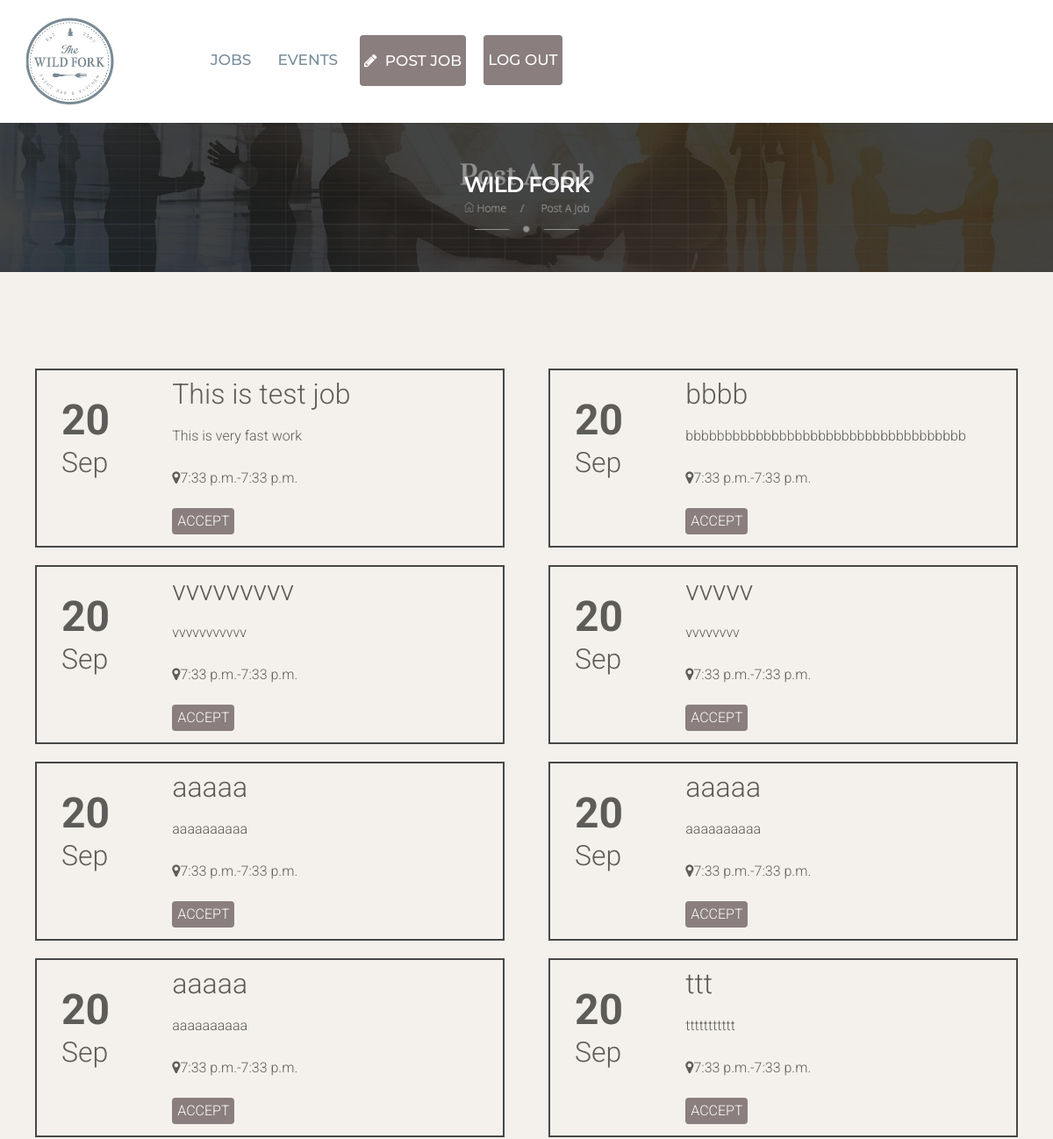
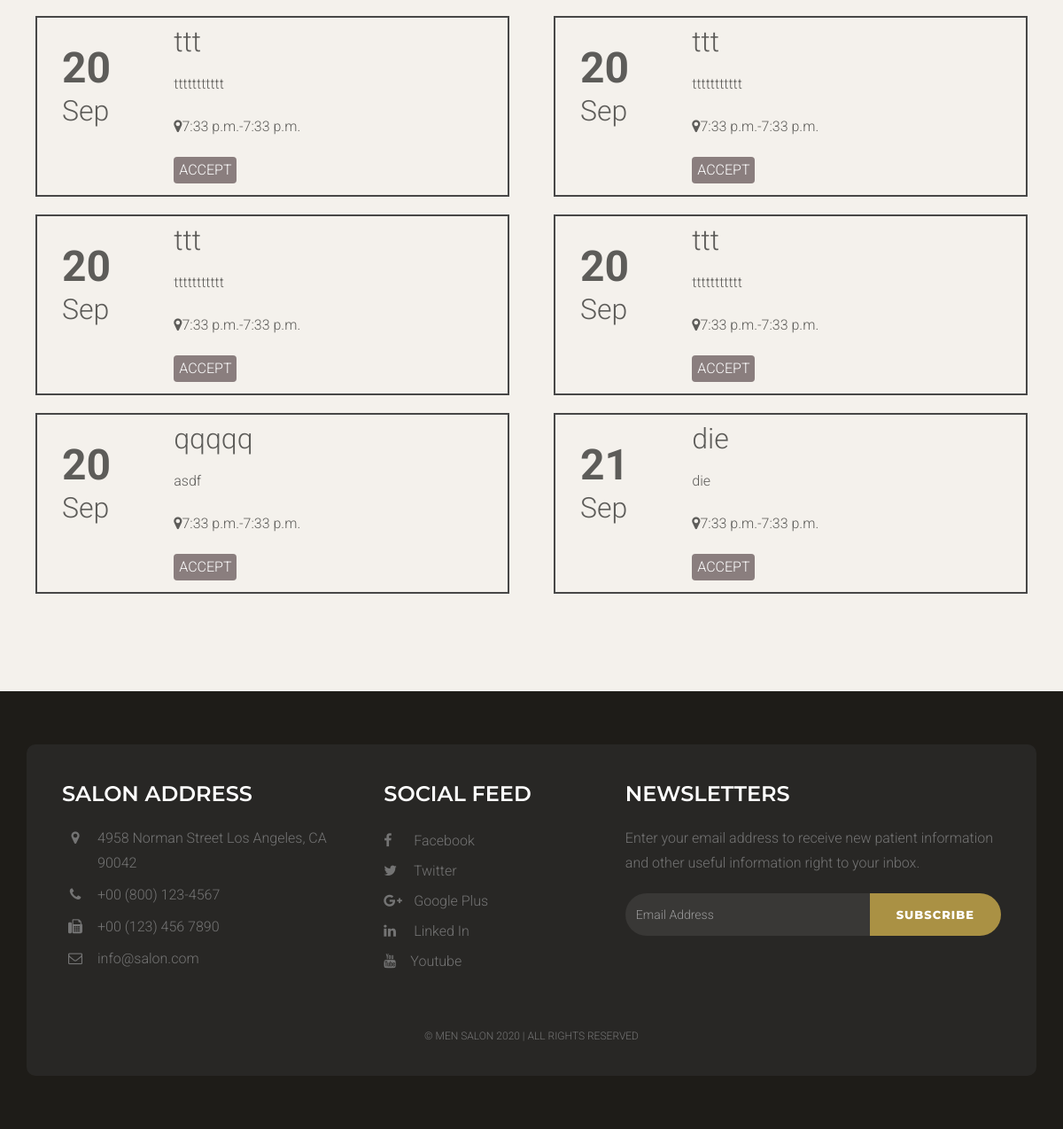
The app's page / (signed in) with its own data (2 pictures, top to bottom).
### staffapp/models.py (models this page shows, shortened)
class Job(models.Model):
    writer = models.ForeignKey('auth.User')
    email = models.CharField(max_length=200)
    title = models.CharField(max_length=200)
    location = models.CharField(max_length=300)
    category = models.CharField(max_length=200)
    tags = models.CharField(max_length=200)
    description = models.TextField()
    companyName = models.CharField(max_length=100)
    website = models.CharField(max_length=100)
    tagline = models.CharField(max_length=200)
    start_time = models.TimeField(default=timezone.now)
    end_time = models.TimeField(default=timezone.now)
    created_date = models.DateTimeField(
            default=timezone.now)
    published_date = models.DateTimeField(
            blank=True, null=True)

### staffapp/views.py (the view)
# urls.py: url(r'^$', views.home, name='index'),
@login_required
def home(request):
    jobs = Job.objects.filter().order_by('created_date')
    return render(request, 'joblist.html', {'jobs': jobs})

### staffapp/templates/joblist.html (shortened to what this page needs)
{% extends 'layouts/base.html' %}
{% load staticfiles %}
{% block content %}
    {% include 'layouts/header.html' %}
    <div class="space-medium bg-default">
        <div class="container">
            <div class="row">
                {% for job in jobs %}
                <div class="col-lg-6 col-md-6 col-sm-12 col-xs-12">
                    <div class="row job-block" style="padding: 13px">
                        <div class="col-lg-3" style="padding-top: 30px">
                            <p style="font-size:48px; font-weight: bold">{{ job.created_date.day }}</p>
                            <p style="font-size:32px">{{ job.created_date|date:"M" }}</p>
                        </div>
                        <div class="col-lg-8">
                            <p style="font-size:32px">{{job.title}}</p>
                            <p>{{job.description}}</p>
                            <p><i class="fa fa-map-marker" aria-hidden="true"></i>{{job.start_time}}-{{job.end_time}}<p>
                            <button onclick="jobrequestfn({{job.id}})" style="background-color: rgb(138, 126,126);color: white; border-radius: 4px; border: none">ACCEPT</button>
                        </div>
                    </div>
                </div>
                {% endfor %}
            </div>
        </div>
    </div>
    {% include 'layouts/footer.html' %}
{% endblock %}

### staffapp/static/css/style.css (style rules this page uses)
body { font-size: 16px; background-color: #fff; color: #5d5c59; font-family: 'Roboto', sans-serif; line-height: 28px; font-weight: 300; }
p { margin: 0 0 20px; }
p:last-child { margin-bottom: 0px; }
.space-medium { padding-top: 100px; padding-bottom: 100px; }
.bg-default { background-color: #f4f1ec; }

### staffapp/static/css/my.css (style rules this page uses)
.job-block { border: 2px solid rgb(71,71,71); margin: 10px; }

### records on screen
Job: created_date.day "20", created_date "Sep", title "This is test job", description "This is very fast work", start_time "7:33 p.m.", end_time "7:33 p.m."
Job: created_date.day "20", created_date "Sep", title "bbbb", description "bbbbbbbbbbbbbbbbbbbbbbbbbbbbbbbbbbbb", start_time "7:33 p.m.", end_time "7:33 p.m."
Job: created_date.day "20", created_date "Sep", title "vvvvvvvvv", description "vvvvvvvvvvv", start_time "7:33 p.m.", end_time "7:33 p.m."
Job: created_date.day "20", created_date "Sep", title "vvvvv", description "vvvvvvvv", start_time "7:33 p.m.", end_time "7:33 p.m."
Job: created_date.day "20", created_date "Sep", title "aaaaa", description "aaaaaaaaaa", start_time "7:33 p.m.", end_time "7:33 p.m."
Job: created_date.day "20", created_date "Sep", title "aaaaa", description "aaaaaaaaaa", start_time "7:33 p.m.", end_time "7:33 p.m."
Job: created_date.day "20", created_date "Sep", title "aaaaa", description "aaaaaaaaaa", start_time "7:33 p.m.", end_time "7:33 p.m."
Job: created_date.day "20", created_date "Sep", title "ttt", description "ttttttttttt", start_time "7:33 p.m.", end_time "7:33 p.m."
Job: created_date.day "20", created_date "Sep", title "ttt", description "ttttttttttt", start_time "7:33 p.m.", end_time "7:33 p.m."
Job: created_date.day "20", created_date "Sep", title "ttt", description "ttttttttttt", start_time "7:33 p.m.", end_time "7:33 p.m."
Job: created_date.day "20", created_date "Sep", title "ttt", description "ttttttttttt", start_time "7:33 p.m.", end_time "7:33 p.m."
Job: created_date.day "20", created_date "Sep", title "ttt", description "ttttttttttt", start_time "7:33 p.m.", end_time "7:33 p.m."
Job: created_date.day "20", created_date "Sep", title "qqqqq", description "asdf", start_time "7:33 p.m.", end_time "7:33 p.m."
Job: created_date.day "21", created_date "Sep", title "die", description "die", start_time "7:33 p.m.", end_time "7:33 p.m."
